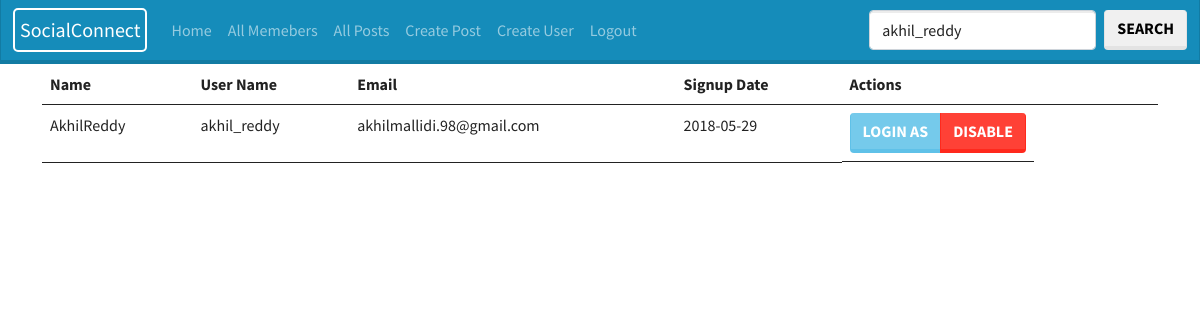
Screenshot of /admin/all.php?find=akhil_reddy (signed in) with the database file from the repository.
### tables this page shows
CREATE TABLE `users` (
  `id` int(11) NOT NULL,
  `first_name` varchar(25) NOT NULL,
  `last_name` varchar(25) NOT NULL,
  `username` varchar(100) NOT NULL,
  `email` varchar(100) NOT NULL,
  `password` varchar(255) NOT NULL,
  `signup_date` date NOT NULL,
  `profile_pic` mediumtext NOT NULL,
  `num_posts` int(11) NOT NULL,
  `num_likes` int(11) NOT NULL,
  `user_closed` varchar(3) NOT NULL,
  `friend_array` text NOT NULL,
  `disabled` varchar(1) NOT NULL
);

### admin/all.php (the view, shortened to what this page needs)
<?php
include 'head.php';
include 'db.php';
$sql = "select  * from users order by id desc";
if(isset($_GET['find'])){
$find = $_GET['find'];
$sql = "select  * from users where username like '%$find%' OR first_name like '%$find%' OR last_name like '%$find%'  OR id = '%$find%' order by id desc";
}
$result = $conn->query($sql);
if ($result->num_rows > 0) {
	echo '<table class="table table-hover">';
	echo '
	<thead>
	<tr>
	<th>Name</th>
	<th>User Name</th>
	<th>Email</th>
	<th>Signup Date</th>
	<th>Actions</th>
		</tr>
	</thead>
	<tbody>
	';
  while($row = $result->fetch_assoc()) {
	extract($row);
	?>
<tr>
<td><?=$first_name;?><?=$last_name;?></td>
<td><?=$username?></td>
<td><?=$email?></td>
<td><?=$signup_date?></td>
<td class="btn-group">
<a href="loginAs.php?user=<?=$username;?>" class="btn btn-info">Login as</a>
<?php if($disabled != 1){ ?>
<a href="doDisable.php?id=<?=$id;?>" class="btn btn-danger">Disable</a>
<?php } else { ?>
<a  href="doENable.php?id=<?=$id;?>" class="btn btn-success">Enable</a>
<?php } ?>
</td>
</tr>
	<?php
  }
  	echo '
	<tbody>
	</table>';
} else {
  echo "0 results";
}

### rows the page displays
users: first_name "Akhil", last_name "Reddy", username "akhil_reddy", email "akhilmallidi.98@gmail.com", signup_date "2018-05-29"
